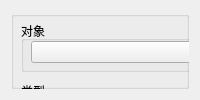
       <widget class="QWidget" name="tab_plotLegend">
        <attribute name="title">
         <string>图列</string>
        </attribute>
        <layout class="QHBoxLayout" name="horizontalLayout_6">
         <item>
          <widget class="QGroupBox" name="groupBox_legend">
           <property name="title">
            <string/>
           </property>
           <widget class="QGroupBox" name="groupBox_legend_object">
            <property name="geometry">
             <rect>
              <x>10</x>
              <y>10</y>
              <width>311</width>
              <height>51</height>
             </rect>
            </property>
            <property name="title">
             <string>对象</string>
            </property>
            <widget class="QComboBox" name="comboBox_legend_object">
             <property name="geometry">
              <rect>
               <x>10</x>
               <y>20</y>
               <width>291</width>
               <height>22</height>
              </rect>
             </property>
            </widget>
           </widget>
           <widget class="QGroupBox" name="groupBox_legend_title">
            <property name="geometry">
             <rect>
              <x>10</x>
              <y>150</y>
              <width>311</width>
              <height>221</height>
             </rect>
            </property>
            <property name="title">
             <string>标题</string>
            </property>
            <widget class="QGroupBox" name="groupBox_legend_object_content">
             <property name="geometry">
              <rect>
               <x>10</x>
               <y>110</y>
               <width>291</width>
               <height>101</height>
              </rect>
             </property>
             <property name="title">
              <string>内容</string>
             </property>
             <widget class="QTextEdit" name="textEdit_legend_object_content">
              <property name="geometry">
               <rect>
                <x>10</x>
                <y>20</y>
                <width>271</width>
                <height>71</height>
               </rect>
              </property>
             </widget>
            </widget>
            <widget class="QGroupBox" name="groupBox_legend_object_title">
             <property name="geometry">
              <rect>
               <x>10</x>
               <y>20</y>
               <width>291</width>
               <height>81</height>
              </rect>
             </property>
             <property name="title">
              <string>字体</string>
             </property>
             <property name="alignment">
              <set>Qt::AlignLeading|Qt::AlignLeft|Qt::AlignVCenter</set>
             </property>
             <widget class="QFontComboBox" name="fontComboBox_legend_object_title_font">
              <property name="geometry">
               <rect>
                <x>10</x>
                <y>20</y>
                <width>181</width>
                <height>22</height>
               </rect>
              </property>
             </widget>
             <widget class="QSpinBox" name="spinBox_legend_object_title_font_size">
              <property name="geometry">
               <rect>
                <x>240</x>
                <y>20</y>
                <width>41</width>
                <height>22</height>
               </rect>
              </property>
              <property name="alignment">
               <set>Qt::AlignCenter</set>
              </property>
             </widget>
             <widget class="QLabel" name="label_legend_object_title_font_color">
              <property name="geometry">
               <rect>
                <x>10</x>
                <y>50</y>
                <width>41</width>
                <height>21</height>
               </rect>
              </property>
              <property name="text">
               <string>颜色：</string>
              </property>
             </widget>
             <widget class="QLabel" name="label__legend_object_title_font_color_show">
              <property name="geometry">
               <rect>
                <x>60</x>
                <y>52</y>
                <width>131</width>
                <height>20</height>
               </rect>
              </property>
              <property name="styleSheet">
               <string notr="true">background-color: rgb(255, 255, 255);</string>
              </property>
              <property name="text">
               <string>RGBA(255,255,255,255)</string>
              </property>
              <property name="alignment">
               <set>Qt::AlignCenter</set>
              </property>
             </widget>
             <widget class="QPushButton" name="pushButton_legend_object_title_font_color_select">
              <property name="geometry">
               <rect>
                <x>200</x>
                <y>50</y>
                <width>81</width>
                <height>23</height>
               </rect>
              </property>
              <property name="text">
               <string>选择</string>
              </property>
             </widget>
             <widget class="QLabel" name="label__legend_object_title_font_size">
              <property name="geometry">
               <rect>
                <x>200</x>
                <y>20</y>
                <width>41</width>
                <height>21</height>
               </rect>
              </property>
              <property name="text">
               <string>大小：</string>
              </property>
             </widget>
            </widget>
           </widget>
           <widget class="QGroupBox" name="groupBox_legend_style">
            <property name="geometry">
             <rect>
              <x>10</x>
              <y>70</y>
              <width>311</width>
              <height>81</height>
             </rect>
            </property>
            <property name="title">
             <string>类型</string>
            </property>
            <widget class="QComboBox" name="comboBox_legend_sytle">
             <property name="geometry">
              <rect>
               <x>10</x>
               <y>20</y>
               <width>201</width>
               <height>22</height>
              </rect>
             </property>
            </widget>
            <widget class="QLabel" name="label_legend_style_color">
             <property name="geometry">
              <rect>
               <x>10</x>
               <y>50</y>
               <width>41</width>
               <height>21</height>
              </rect>
             </property>
             <property name="text">
              <string>颜色：</string>
             </property>
            </widget>
            <widget class="QLabel" name="label_legend_style_color_show">
             <property name="geometry">
              <rect>
               <x>60</x>
               <y>50</y>
               <width>151</width>
               <height>20</height>
              </rect>
             </property>
             <property name="styleSheet">
              <string notr="true">background-color: rgb(255, 255, 255);</string>
             </property>
             <property name="text">
              <string>RGBA(255,255,255,255)</string>
             </property>
             <property name="alignment">
              <set>Qt::AlignCenter</set>
             </property>
            </widget>
            <widget class="QPushButton" name="pushButton_legend_sytle_color_select">
             <property name="geometry">
              <rect>
               <x>220</x>
               <y>50</y>
               <width>81</width>
               <height>23</height>
              </rect>
             </property>
             <property name="text">
              <string>选择</string>
             </property>
            </widget>
            <widget class="QLabel" name="label_legend_style_size">
             <property name="geometry">
              <rect>
               <x>219</x>
               <y>20</y>
               <width>41</width>
               <height>21</height>
              </rect>
             </property>
             <property name="text">
              <string>大小：</string>
             </property>
            </widget>
            <widget class="QSpinBox" name="spinBox_legend_style_size">
             <property name="geometry">
              <rect>
               <x>260</x>
               <y>20</y>
               <width>41</width>
               <height>22</height>
              </rect>
             </property>
             <property name="alignment">
              <set>Qt::AlignCenter</set>
             </property>
            </widget>
           </widget>
           <widget class="QPushButton" name="pushButton_legend_confirm">
            <property name="geometry">
             <rect>
              <x>250</x>
              <y>380</y>
              <width>75</width>
              <height>23</height>
             </rect>
            </property>
            <property name="text">
             <string>确认</string>
            </property>
           </widget>
          </widget>
         </item>
        </layout>
       </widget>
